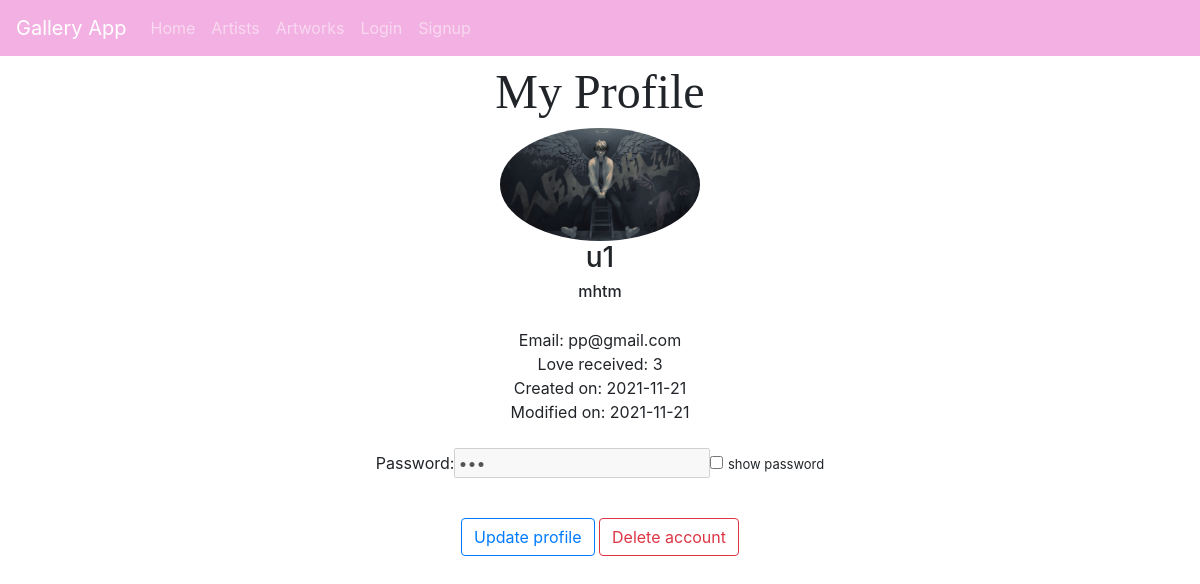
Page /profileview/1 on the earlier database version.
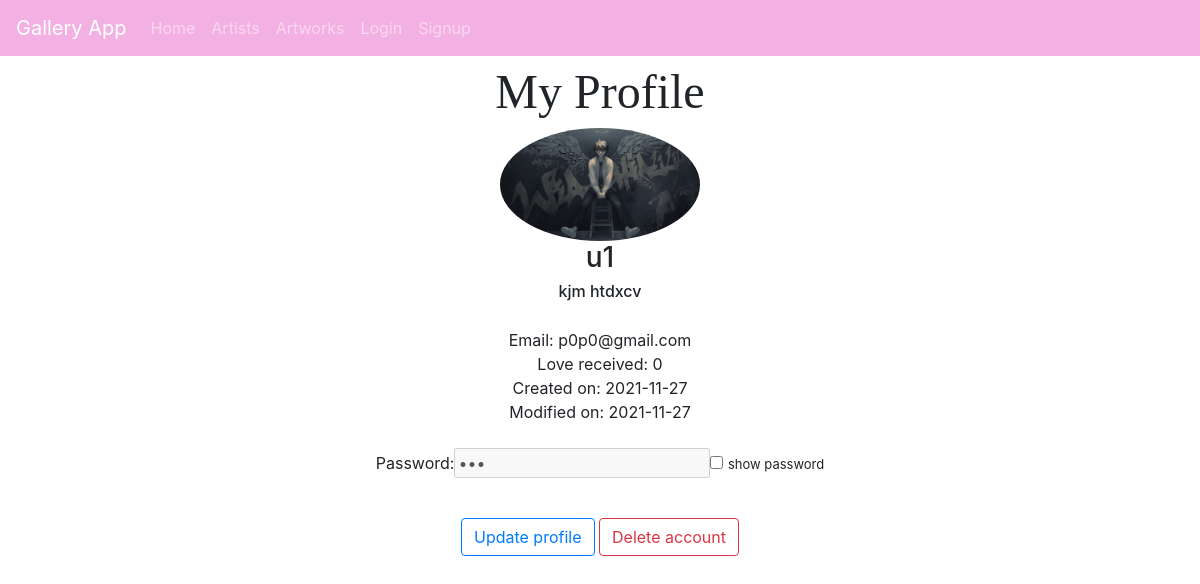
Same page on the later database version.
### tables this page shows
CREATE TABLE artist
            (id INTEGER PRIMARY KEY, name TEXT NOT NULL UNIQUE, password TEXT NOT NULL, email VARCHAR, about TEXT, date_created DATE, Profile TEXT, appr INTEGER,date_modified DATE );

### hello.py (the view)
@app.route("/profileview/<int:id>", methods=['GET'])
def profileview(id):
   print("pk is", id)
   print ("making a connection for userprof")
   connection = sqlite3.connect('artgallery.db')
   print ("Getting a Cursor")
   cursor = connection.cursor()
   print ("Executing the DML")
   cursor.execute("select * from artist where id=(?)", (id,))
   print ("Get the Rows from cursor")
   all_rows = cursor.fetchall()
   print ("Closing the datbase")
   connection.close()
   return render_template("profile_view.html", user = all_rows, pk=id)

### templates/profile_view.html (shortened to what this page needs)
{% extends "base.html" %} {% block body %}
<center><font face = "Brush Script" size = "7">My Profile</font><br>
  <img src="{{user.0.6}}" alt="Profile picture" style="width:200px"><br>
<h3>{{user.0.1}}</h3>
<font size=3>
  <h6>{{user.0.4}}<br><br></h6>
  <p>Email: {{user.0.3}} <br>
     Love received: {{user.0.7}} <br>
     Created on: {{user.0.5}} <br>
     Modified on: {{user.0.8}} <br><br>
     Password:<input type="password" value="{{user.0.2}}" id="myInput" disabled><input type="checkbox" onclick="showPwd()"> <font size=2>show password</font>
  </p>
</font>
<br>
<a href="{{ url_for ('profileupdate', id=user.0.0) }}" class="btn btn-outline-primary" role="button">Update profile</a>
<a href="#" class="btn btn-outline-danger" role="button" onclick="confirmDel()">Delete account</a>
</center>
{% endblock %}

Differences in the rows shown:
changed artist: about "mhtm" → "kjm htdxcv"; email "pp@gmail.com" → "p0p0@gmail.com"; appr "3" → "0"; date_created "2021-11-21" → "2021-11-27"; date_modified "2021-11-21" → "2021-11-27"
